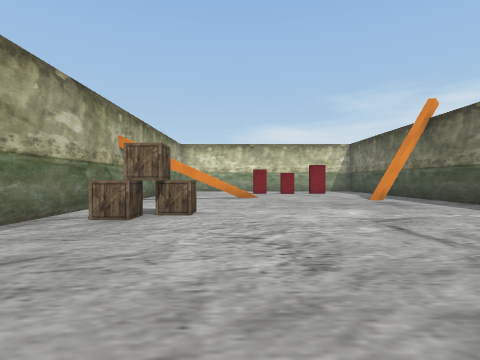
view 1 (above)

12 first-person views from a walk through a Unity game level. The camera is 1.3 m above the floor, looks level and sees 80° across. The floor is counted in squares, 2 m on a side. Each view is taken from the middle of a square. On the plan, view 1 faces up. The plan holds only what a view shows up to about 9 squares ahead; the rest is blank. Some animated figures are left out.

view 2
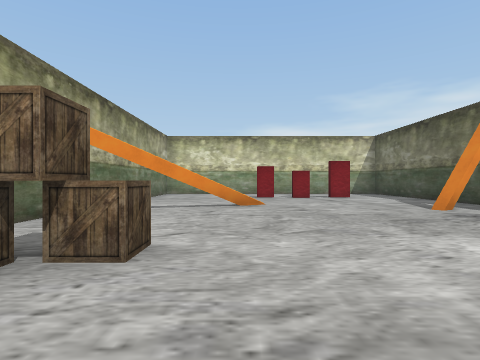

view 3
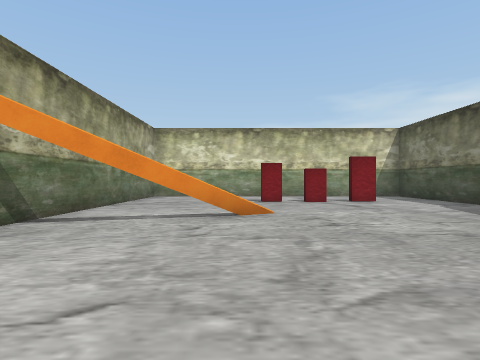

view 4
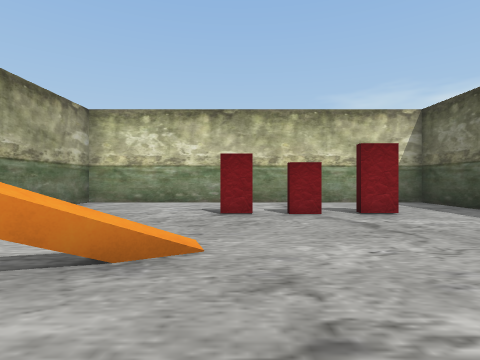

view 5
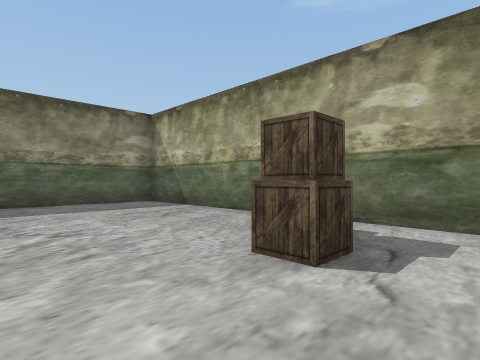

view 6
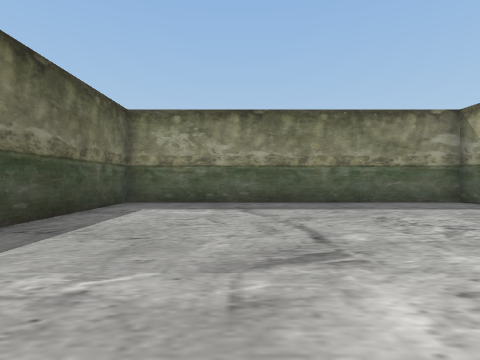

view 7
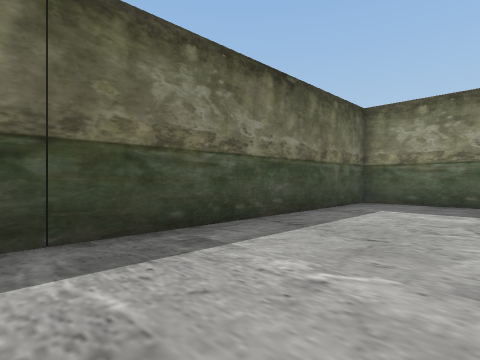

view 8
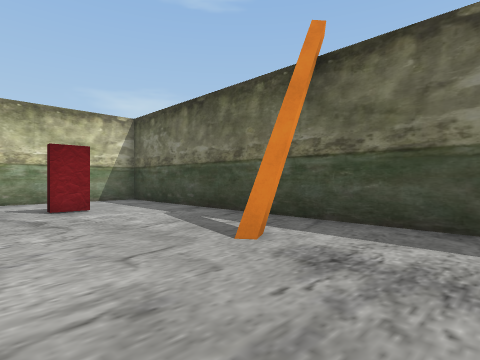

view 9
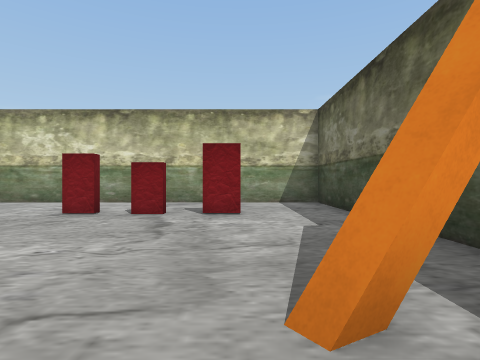

view 10
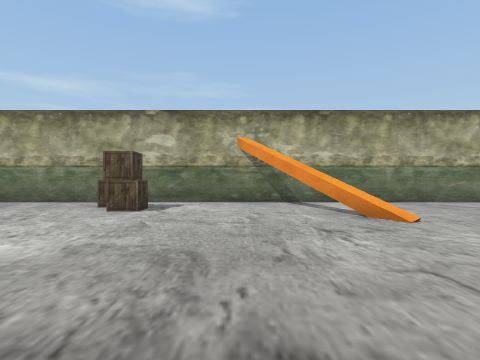

view 11
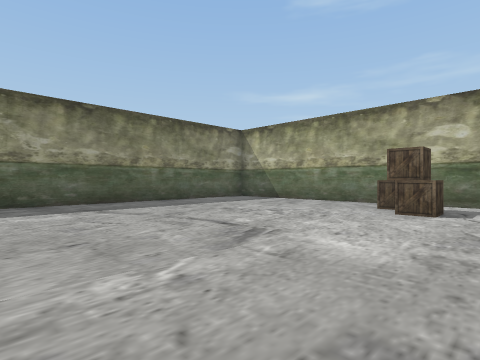

view 12
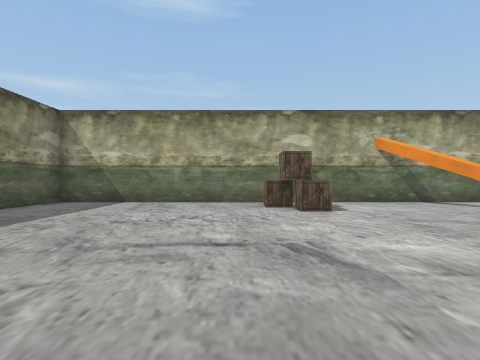

### Floor plan
Key: @ floor where view 1 was taken; # wall or solid block; . floor; T thing the floor can be seen under or through; O other object.
Columns run from 4 left of view 1 to 7 right of it. Each row starts with its distance up from view 1.
 17 ############
 16 #..........#
 15 #..........#
 14 #....##.#..#
 13 #..........#
 12 #..........#
 11 #..........#
 10 #..TT......#
  9 #.T......#.#
  8 #..........#
  7 #..........#
  6 #.OO.......#
  5 #.O........#
  4 #..........#
  3 #..........#
  2 #..........#
  1 #..........#
  0 #...@......#
 -1 #..........#
 -2 ############

Positions as (right, up) in squares from view 1, and headings:
1: (0, 0), facing up
2: (0, 3), facing up
3: (0, 5), facing up
4: (1, 8), facing up
5: (1, 7), facing down-left
6: (3, 7), facing down
7: (3, 7), facing down-right
8: (2, 7), facing up-right
9: (4, 8), facing up
10: (5, 8), facing left
11: (5, 7), facing down-left
12: (5, 4), facing left
